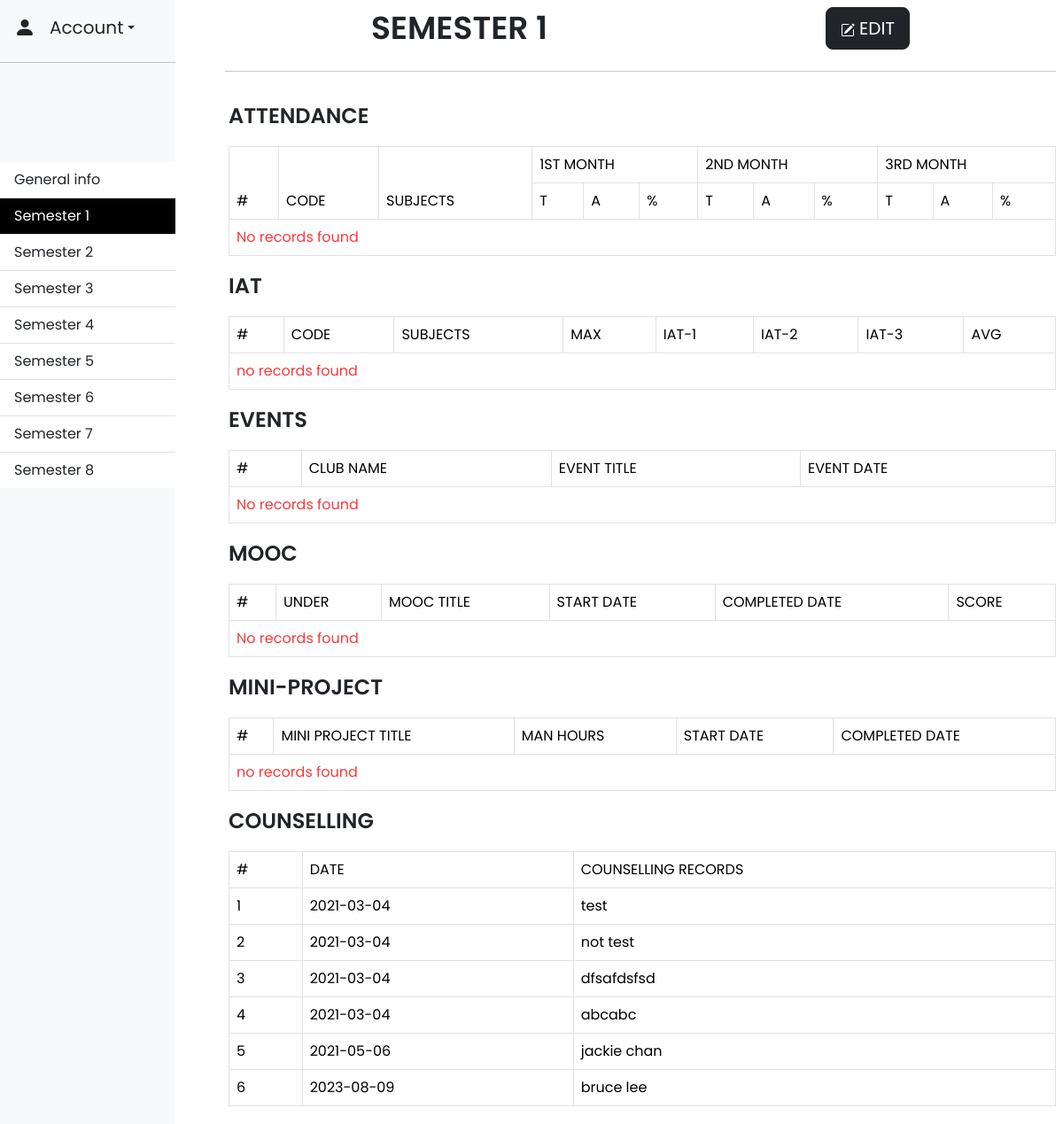
/semester1 (signed in), run on an earlier commit of the app's database.
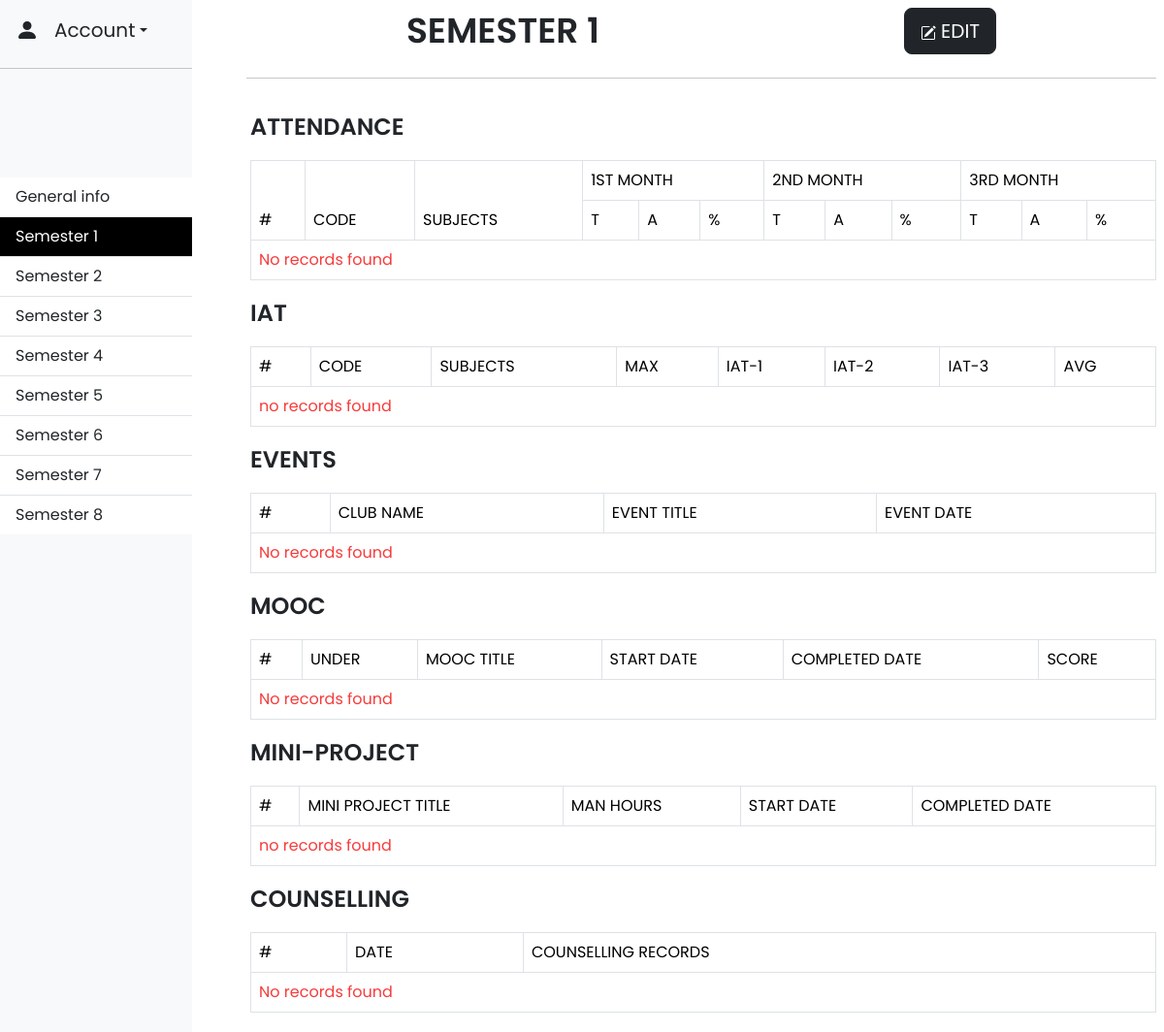
And on a later commit of the database.
### app.py (models this page shows, shortened)
class Counselling(db.Model):
    __tablename__ = 'counselling_information'
    id = db.Column(db.Integer, primary_key=True)
    user_id = db.Column(db.Integer, db.ForeignKey('users.id'))
    date = db.Column(db.Date)
    record = db.Column(db.String(300))
    semester = db.Column(db.Integer)

### app.py (the view)
@app.route("/semester<int:semester_number>", methods=['GET'])
@login_required
def semester(semester_number):
    if not (1 <= semester_number <= 8):
        return redirect("/general")
    attendance_records = Attendance.query.filter_by(user_id=session['user_id'], semester=semester_number).all()
    iat_records = Iat.query.filter_by(user_id=session['user_id'], semester=semester_number).all()
    event_records = Event.query.filter_by(user_id=session['user_id'], semester=semester_number).all()
    mooc_records = Mooc.query.filter_by(user_id=session['user_id'], semester=semester_number).all()
    project_records = Project.query.filter_by(user_id=session['user_id'], semester=semester_number).all()
    counselling_records = Counselling.query.filter_by(user_id=session['user_id'], semester=semester_number).all()
    return render_template("semester.html",
                            semester_number=semester_number,
                            attendance_records=attendance_records,
                            iat_records=iat_records,
                            event_records=event_records,
                            mooc_records=mooc_records,
                            project_records=project_records,
                            counselling_records=counselling_records)

### helper.py (called while the page is built)
def login_required(f):
    @wraps(f)
    def decorated_function(*args, **kwargs):
        if session.get("user_id") is None:
            return redirect("/login")
        return f(*args, **kwargs)
    return decorated_function

### templates/semester.html (shortened to what this page needs)
{% extends "layout.html" %}
{% block body %}
<main class="d-flex flex-column ms-md-5 table-responsive g-3 container">
  <div class="d-flex align-items-center justify-content-around ms-0 p-2">
    <h1 class="mb-0 sem-heading">semester {{ semester_number }}</h1>
    <form action="/semester{{ semester_number }}-edit">
      <button type="submit" class="btn btn-dark d-none d-md-block btn-lg">
        EDIT
      </button>
    </form>
  </div>
  <hr>
  <div class="table-responsive ms-1 mt-3">
    <p class="table-headings">attendance</p>
    <div class="table-responsive">
      <table class="table table-bordered mb-0">
        <thead>
            <tr>
                <th rowspan="2">#</th>
                <th rowspan="2">code</th>
                <th rowspan="2">subjects</th>
                <th colspan="3">1st month</th>
                <th colspan="3">2nd month</th>
                <th colspan="3">3rd month</th>
            </tr>
            <tr>
                <th>T</th>
                <th>A</th>
                <th>%</th>
                <th>T</th>
                <th>A</th>
                <th>%</th>
                <th>T</th>
                <th>A</th>
                <th>%</th>
            </tr>
        </thead>
        <tbody id="attendanceTable">
          {% if attendance_records %}
            {% for record in attendance_records %}
              <tr>
                  <td>{{ loop.index}}</td>
                  <td>{{ record.code if record.code else "" }}</td>
                  <td>{{ record.subject if record.subject else "" }}</td>
                  <td>{{ record.t1 if record.t1 else "" }}</td>
                  <td>{{ record.a1 if record.a1 else "" }}</td>
                  <td>{{ ((record.a1 / record.t1) * 100)|round(2) if record.a1 and record.t1 else '' }}</td>
                  <td>{{ record.t2 if record.t2 else "" }}</td>
                  <td>{{ record.a2 if record.a2 else "" }}</td>
                  <td>{{ ((record.a2/ record.t2) * 100)|round(2) if record.a2 and record.t2 else '' }}</td>
                  <td>{{ record.t3 if record.t3 else "" }}</td>
                  <td>{{ record.a3 if record.a3 else "" }}</td>
                  <td>{{ ((record.a3/record.t3) * 100)|round(2) if record.a3 and record.t3 else '' }}</td>
              </tr>
            {% endfor %}
          {% else %}
              <tr>
                <td colspan="100" style="color: #f73b3b;">No records found</td>
              </tr>
          {% endif %}
        </tbody>
    </table>
    </div>
  </div>
  <div class="table-responsive ms-1 mt-3">
    <p class="table-headings">IAT</p>
    <div class="table-responsive">
      <table class="table table-bordered mb-0">
        <thead>
            <tr>
                <th>#</th>
                <th>code</th>
                <th>subjects</th>
                <th>Max</th>
                <th>iat-1</th>
                <th>iat-2</th>
                <th>iat-3</th>
                <th>avg</th>
            </tr>
        </thead>
        <tbody id="iatTable">
          {% if iat_records %}
            {% for record in iat_records %}
              <tr>
                  <td>{{ loop.index }}</td>
                  <td>{{ record.code if record.code else "" }}</td>
                  <td>{{ record.subject if record.subject else "" }}</td>
                  <td>{{ record.max if record.max else "" }}</td>
                  <td>{{ record.iat1 if record.iat1 else "" }}</td>
                  <td>{{ record.iat2 if record.iat2 else "" }}</td>
                  <td>{{ record.iat3 if record.iat3 else "" }}</td>
                  <td>{{ (((record.iat1 + record.iat2 + record.iat3) / 3)|round(2))  if record.iat1 and record.iat2 and record.iat3 else "" }}</td>
              </tr>
            {% endfor %}
          {% else %}
              <tr>
                <td style="color: #f73b3b" colspan="100">no records found</td>
              </tr>
          {% endif %}
        </tbody>
    </table>
    </div>
  </div>
  <div class="table-responsive ms-1 mt-3">
    <p class="table-headings">events</p>
    <div class="table-responsive">
      <table class="table table-bordered mb-0">
        <thead>
          <tr>
            <th>#</th>
            <th>club name</th>
            <th>event title</th>
            <th>event date</th>
          </tr>
        </thead>
        <tbody id="eventsTable">
          {% if event_records %}
            {% for record in event_records %}
              <tr>
                <td>{{ loop.index }}</td>
                <td>{{ record.club_name if record.club_name else "" }}</td>
                <td>{{ record.event_title if record.event_title else "" }}</td>
                <td>{{ record.event_date if record.event_date else "" }}</td>
              </tr>
            {% endfor %}
          {% else %}
              <tr>
                <td style="color:#f73b3b;" colspan="100">No records found</td>
              </tr>
          {% endif %}
        </tbody>
      </table>
    </div>
  </div>
  <div class="table-responsive ms-1 mt-3">
    <p class="table-headings">MOOC</p>
    <div class="table-responsive">
      <table class="table table-bordered mb-0">
        <thead>
          <tr>
            <th>#</th>
            <th>Under</th>
            <th>MOOC title</th>
            <th>start date</th>
            <th>completed date</th>
            <th>score</th>
          </tr>
        </thead>
        <tbody id="moocTable">
          {% if mooc_records %}
            {% for record in mooc_records %}
              <tr>
                <td>{{ loop.index }}</td>
                <td>{{ record.under if record.under else "" }}</td>
                <td>{{ record.title if record.title else "" }}</td>
                <td>{{ record.start_date if record.start_date else "" }}</td>
                <td>{{ record.completed_date if record.completed_date else "" }}</td>
                <td>{{ record.score if record.score else "" }}</td>
              </tr>
            {% endfor %}
          {% else %}
              <tr>
                <td style="color:#f73b3b;" colspan="100">No records found</td>
              </tr>
          {% endif %}
        </tbody>
      </table>
    </div>
  </div>
  <div class="table-responsive ms-1 mt-3">
    <p class="table-headings">Mini-project</p>
    <div class="table-responsive">
      <table class="table table-bordered mb-0">
        <thead>
          <tr>
            <th>#</th>
            <th>Mini project title</th>
            <th>Man hours</th>
            <th>start date</th>
            <th>completed date</th>
          </tr>
        </thead>
        <tbody id="projectTable">
          {% if project_records %}
            {% for record in project_records %}
              <tr>
                <td>{{ loop.index }}</td>
                <td>{{ record.title if record.title else "" }}</td>
                <td>{{ record.man_hours if record.man_hours else "" }}</td>
                <td>{{ record.start_date if record.start_date else "" }}</td>
                <td>{{ record.completed_date if record.completed_date else "" }}</td>
              </tr>
            {% endfor %}
          {% else %}
              <tr>
                <td style="color: #f73b3b;" colspan="100">no records found</td>
              </tr>
          {% endif %}
        </tbody>
      </table>
    </div>
  </div>
  <div class="table-responsive ms-1 mt-3">
    <p class="table-headings">counselling</p>
    <div class="table-responsive">
      <table class="table table-bordered mb-0">
        <thead>
          <tr>
            <th>#</th>
            <th>Date</th>
            <th>counselling records</th>
          </tr>
        </thead>
        <tbody id="counsellingTable">
          {% if counselling_records %}
            {% for record in counselling_records %}
              <tr>
                <td>{{ loop.index }}</td>
                <td>{{ record.date if record.date else "" }}</td>
                <td>{{ record.record if record.record else "" }}</td>
              </tr>
            {% endfor %}
          {% else %}
              <tr>
                <td style="color:#f73b3b;" colspan="100">No records found</td>
              </tr>
          {% endif %}
        </tbody>
      </table>
    </div>
  </div>
</main>
{% endblock %}

### templates/layout.html (shortened to what this page needs)
<!DOCTYPE html>
<html lang="en">
<head>
    <link rel="stylesheet" href="https://cdn.jsdelivr.net/npm/bootstrap@5.3.2/dist/css/bootstrap.min.css">
    <link rel="stylesheet" href="{{ url_for('static', filename='css/style.css')}}">
</head>
<body>
      <div class="d-flex">
        <nav class="min-vh-100 bg-light d-none d-md-flex flex-column" style="width: 250px;">
          <div class="user-dropdown mb-5 mt-3">
            <div class="dropdown">
              <a href="#" class="dropdown-toggle link-dark text-decoration-none d-flex align-items-center justify-content-start ms-3" data-bs-toggle="dropdown" aria-expanded="false" role="button">
                  <svg xmlns="http://www.w3.org/2000/svg" width="24" height="24" fill="currentColor" class="bi bi-person-fill" viewBox="0 0 16 16">
                      <path d="M3 14s-1 0-1-1 1-4 6-4 6 3 6 4-1 1-1 1zm5-6a3 3 0 1 0 0-6 3 3 0 0 0 0 6"/>
                  </svg>
                  <span class="fs-5 ms-3">Account</span>
              </a>
            </div>
            <hr class="mt-4">
          </div>
          <ul class="list-group list-group-flush mt-5">
              <li class="list-group-item list-group-item-action"><a class="nav-link" href="{{ url_for('general') }}">General info</a></li>
              <li class="list-group-item list-group-item-action"><a class="nav-link" href="{{ url_for('semester', semester_number=1) }}">Semester 1</a></li>
              <li class="list-group-item list-group-item-action"><a class="nav-link" href="{{ url_for('semester', semester_number=2) }}">Semester 2</a></li>
              <li class="list-group-item list-group-item-action"><a class="nav-link" href="{{ url_for('semester', semester_number=3) }}">Semester 3</a></li>
              <li class="list-group-item list-group-item-action"><a class="nav-link" href="{{ url_for('semester', semester_number=4) }}">Semester 4</a></li>
              <li class="list-group-item list-group-item-action"><a class="nav-link" href="{{ url_for('semester', semester_number=5) }}">Semester 5</a></li>
              <li class="list-group-item list-group-item-action"><a class="nav-link" href="{{ url_for('semester', semester_number=6) }}">Semester 6</a></li>
              <li class="list-group-item list-group-item-action"><a class="nav-link" href="{{ url_for('semester', semester_number=7) }}">Semester 7</a></li>
              <li class="list-group-item list-group-item-action"><a class="nav-link" href="{{ url_for('semester', semester_number=8) }}">Semester 8</a></li>
            </ul>
      </nav>
      {% block body %}
      {% endblock %}
      </div>
</body>
</html>

### static/css/style.css (style rules this page uses)
* { font-family: "Poppins", sans-serif; font-weight: 400; font-style: normal; }
th { text-transform: uppercase; }
.active-link { color: white; background-color: black; }
.table-headings { font-weight: 600; text-transform: uppercase; font-size: 24px; }
.sem-heading { font-weight: 600; font-size: 36px; text-transform: uppercase; }
main { margin-bottom: 20px; }

What changed in the data, as far as the page shows it:
removed Counselling: date "2021-03-04", record "test"
removed Counselling: date "2021-03-04", record "not test"
removed Counselling: date "2021-03-04", record "dfsafdsfsd"
removed Counselling: date "2021-03-04", record "abcabc"
removed Counselling: date "2021-05-06", record "jackie chan"
removed Counselling: date "2023-08-09", record "bruce lee"
Also different on the page:
text now shown: "No records found"
